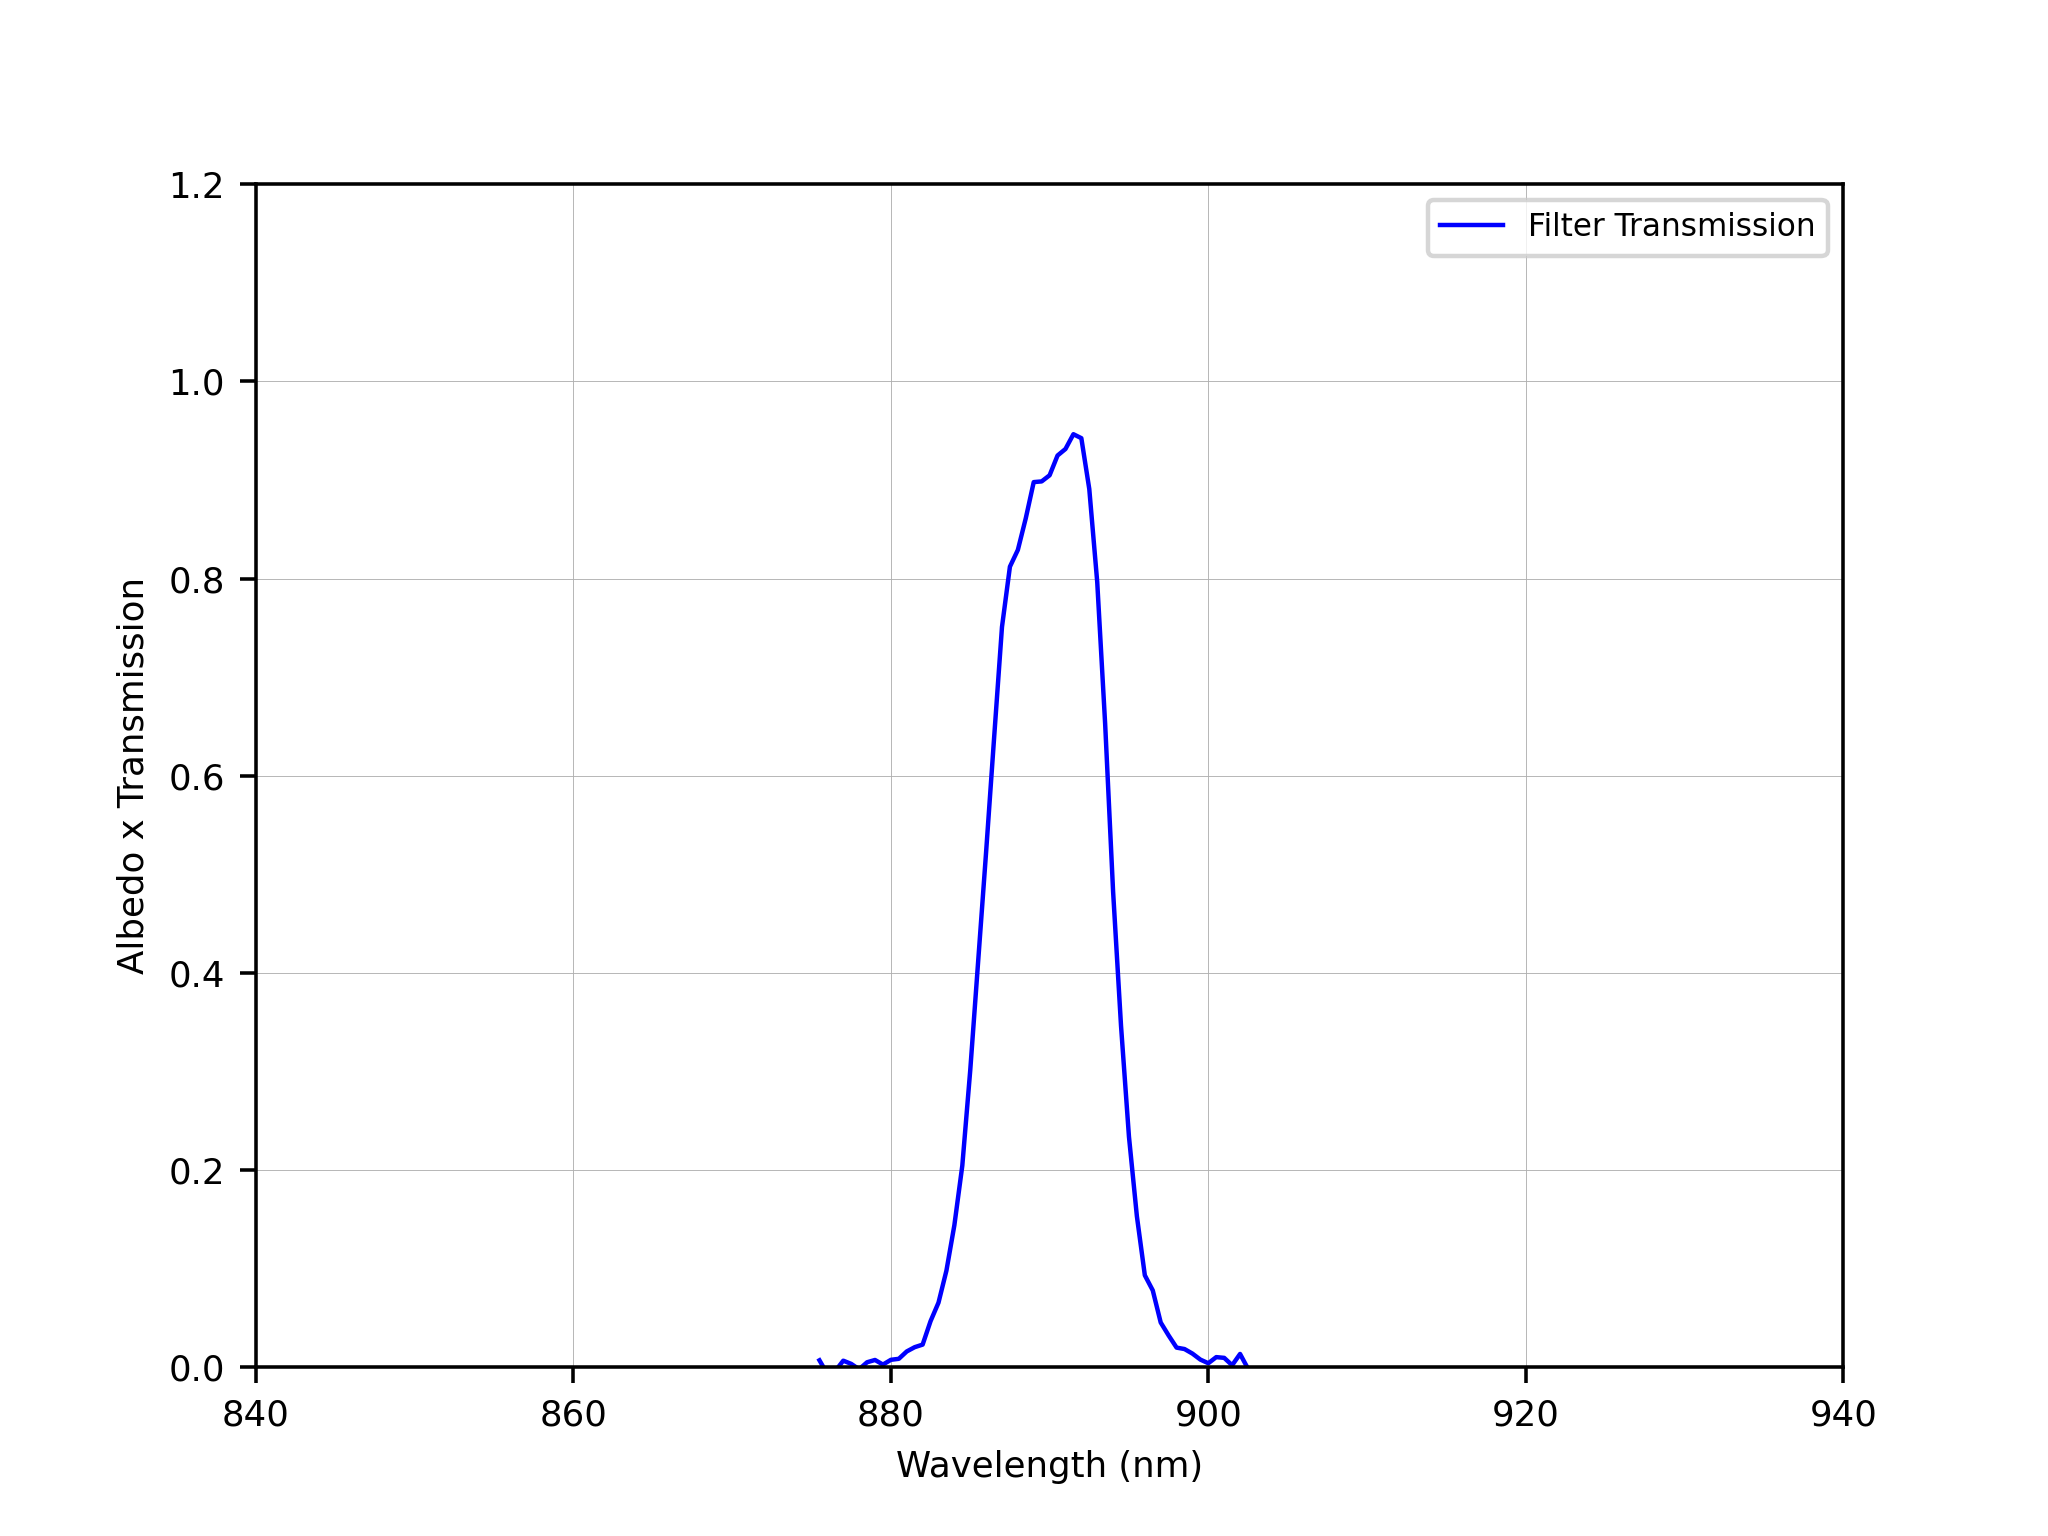

Python code for this plot:
# -*- coding: utf-8 -*-
"""
Created on Thu Jan 27 21:25:30 2022

@author: smhil
"""
import sys
sys.path.append('c:/Astronomy/Python Play')
sys.path.append('c:/Astronomy/Python Play/Util_P3')
sys.path.append('c:/Astronomy/Python Play/SPLibraries_P3')
sys.path.append('c:/Astronomy/Python Play/SpectroPhotometry/Spectroscopy_P3')
import matplotlib.pyplot as pl
import numpy as np
import GeneralSpecUtils_P3 as GSU

SystemResponseFile="c:/Astronomy/Projects/Stars/Capella/Spectral Data/1D Spectra/Capella20201125031031_1D_WVCal.txt"
FilterResponseFile="c:/Astronomy/Projects/Stars/Capella/Spectral Data/1D Spectra/Capella20201125032159_1D_WVCal.txt"


###### Retrieve filter transmissions and convovle with disk integrated albedoes
SysResponse = np.fromfile(file=SystemResponseFile, dtype=float, count=-1, sep='\t')    
SysResponse=np.reshape(SysResponse,[int(SysResponse.size/2),2])

FilterResponse = np.fromfile(file=FilterResponseFile, dtype=float, count=-1, sep='\t')    
FilterResponse=np.reshape(FilterResponse,[int(FilterResponse.size/2),2])
Transmission889=GSU.SpectrumMath(FilterResponse,SysResponse,"Divide")

pl.subplot(1,1,1)
x0=840.
x1=940.
xtks=6
y0=0.0
y1=1.2
ytks=7

# Set x limits
pl.xlim(x0,x1)
# Set x ticks
pl.xticks(np.linspace(x0,x1,xtks, endpoint=True))
# Set y limits
pl.ylim(y0,y1)
pl.yticks(np.linspace(y0,y1,ytks, endpoint=True))
# Set y ticks
pl.grid(linewidth=0.2)
pl.tick_params(axis='both', which='major', labelsize=8)
pl.ylabel("Albedo x Transmission",fontsize=8,color="black")
pl.xlabel("Wavelength (nm)",fontsize=8)
pl.plot(Transmission889[:,0],Transmission889[:,1],label='Filter Transmission',linewidth=1,color='b')

pl.legend(fontsize=7)

pl.savefig('c:/Astronomy/Projects/Techniques/InstrumentPerformance-P3/Filters/889CH4/889CH4_Transmission.png',dpi=320)
np.savetxt('c:/Astronomy/Projects/Techniques/InstrumentPerformance-P3/Filters/889CH4/889CH4_Transmission.txt',
           Transmission889,delimiter=" ",fmt="%10.3F %10.7F")
